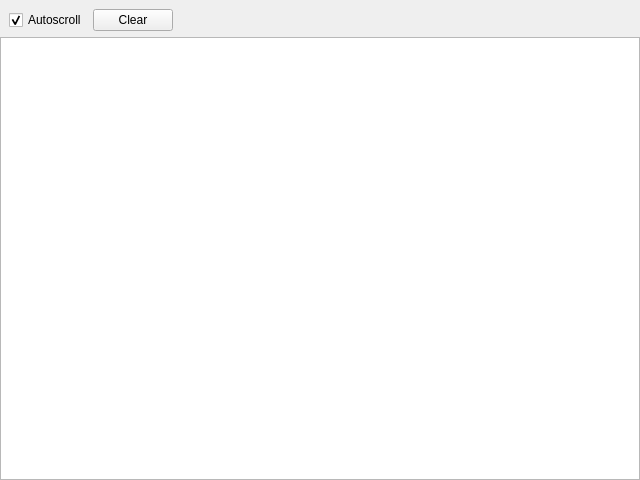
<?xml version="1.0" encoding="UTF-8"?>
<ui version="4.0">
 <class>MainLogDialog</class>
 <widget class="QDialog" name="MainLogDialog">
  <property name="geometry">
   <rect>
    <x>0</x>
    <y>0</y>
    <width>640</width>
    <height>480</height>
   </rect>
  </property>
  <property name="windowTitle">
   <string>Log</string>
  </property>
  <layout class="QVBoxLayout" name="verticalLayout">
   <property name="leftMargin">
    <number>0</number>
   </property>
   <property name="topMargin">
    <number>0</number>
   </property>
   <property name="rightMargin">
    <number>0</number>
   </property>
   <property name="bottomMargin">
    <number>0</number>
   </property>
   <item>
    <layout class="QHBoxLayout" name="horizontalLayout">
     <property name="leftMargin">
      <number>9</number>
     </property>
     <property name="topMargin">
      <number>9</number>
     </property>
     <property name="rightMargin">
      <number>9</number>
     </property>
     <property name="bottomMargin">
      <number>0</number>
     </property>
     <item>
      <widget class="QCheckBox" name="checkBoxAutoscroll">
       <property name="text">
        <string>Autoscroll</string>
       </property>
       <property name="checked">
        <bool>true</bool>
       </property>
      </widget>
     </item>
     <item>
      <widget class="QPushButton" name="pushButtonClear">
       <property name="text">
        <string>Clear</string>
       </property>
       <property name="autoDefault">
        <bool>false</bool>
       </property>
      </widget>
     </item>
     <item>
      <spacer name="horizontalSpacer">
       <property name="orientation">
        <enum>Qt::Horizontal</enum>
       </property>
       <property name="sizeHint" stdset="0">
        <size>
         <width>40</width>
         <height>20</height>
        </size>
       </property>
      </spacer>
     </item>
    </layout>
   </item>
   <item>
    <widget class="QPlainTextEdit" name="plainTextEdit"/>
   </item>
  </layout>
 </widget>
 <resources/>
 <connections/>
</ui>
